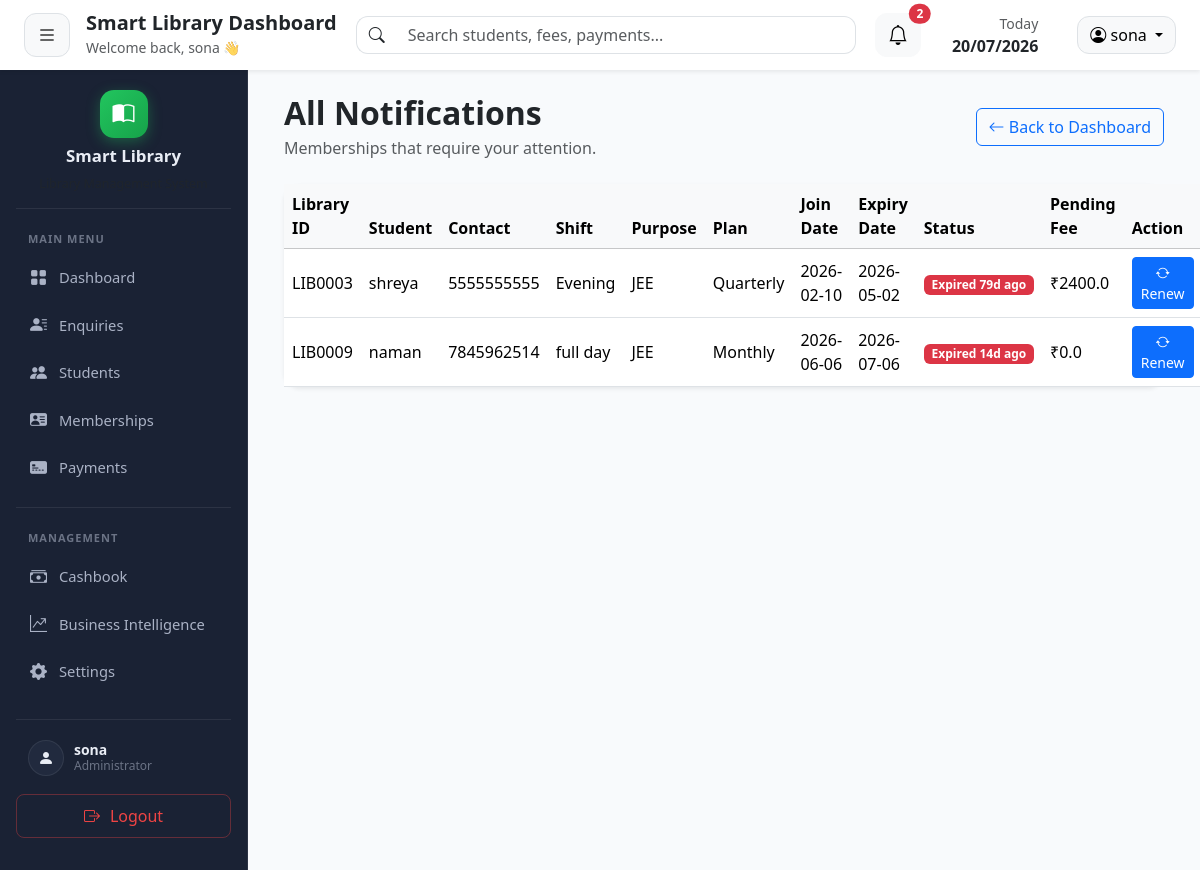
Page /notifications/ (signed in) on the committed database.
### tables this page shows
CREATE TABLE memberships (
    membership_id INTEGER PRIMARY KEY AUTOINCREMENT,
    student_id INTEGER NOT NULL,
    plan_name TEXT NOT NULL,
    joining_date DATE NOT NULL,
    duration_days INTEGER ,
    end_date DATE NOT NULL,
    total_fee REAL NOT NULL,
    paid_amount REAL DEFAULT 0,
    pending_amount REAL DEFAULT 0,
    remarks TEXT,
    membership_status TEXT DEFAULT 'Active',

    created_at TIMESTAMP DEFAULT CURRENT_TIMESTAMP,

    FOREIGN KEY(student_id)
    REFERENCES students(student_id)
);

CREATE TABLE "students" (
                student_id  INTEGER PRIMARY KEY AUTOINCREMENT,
                admin_id    INTEGER NOT NULL DEFAULT 1,
                enquiry_id  INTEGER,
                full_name   TEXT NOT NULL,
                mobile      TEXT NOT NULL,
                address     TEXT,
                id_proof    TEXT,
                purpose     TEXT,
                shift       TEXT,
                join_date   DATE,
                status      TEXT DEFAULT 'Active',
                created_at  TIMESTAMP DEFAULT CURRENT_TIMESTAMP,
                UNIQUE(mobile, admin_id)
            );

### routes/notification.py (the view)
@notification_bp.route("/")
@notification_bp.route("/<filter_type>")
def index(filter_type=None):
    if "admin_id" not in session:
        return redirect("/")
    admin_id = session["admin_id"]
    summary = get_notification_summary(admin_id)
    if filter_type in CATEGORY_META:
        notifications = summary["buckets"][filter_type]
        page_title = CATEGORY_META[filter_type]["page_title"]
    else:
        notifications = (
            summary["buckets"]["expired"]
            + summary["buckets"]["today"]
            + summary["buckets"]["tomorrow"]
            + summary["buckets"]["three_days"]
        )
        page_title = "All Notifications"
    return render_template(
        "notification/index.html",
        notifications=notifications,
        page_title=page_title,
        filter_type=filter_type
    )

### database/db.py (called while the page is built)
def get_connection():
    connection = sqlite3.connect(DATABASE_PATH)
    connection.row_factory = sqlite3.Row
    return connection

### templates/notification/index.html (shortened to what this page needs)
{% extends "layouts/base.html" %}
{% block content %}
<div class="container-fluid fade-up">
    <div class="d-flex justify-content-between align-items-center mb-4">
        <div>
            <h2 class="fw-bold mb-1">
                {{ page_title }}
            </h2>
            <p class="text-muted mb-0">
                Memberships that require your attention.
            </p>
        </div>
        <a
            href="{{ url_for('dashboard.dashboard') }}"
            class="btn btn-outline-primary">
            <i class="bi bi-arrow-left"></i>
            Back to Dashboard
        </a>
    </div>
    <div class="card border-0 shadow-sm rounded-4">
        <div class="card-body p-0">
            <table class="table table-hover align-middle mb-0">
                <thead class="table-light">
                    <tr>
                        <th>Library ID</th>
                        <th>Student</th>
                        <th>Contact</th>
                        <th>Shift</th>
                        <th>Purpose</th>
                        <th>Plan</th>
                        <th>Join Date</th>
                        <th>Expiry Date</th>
                        <th>Status</th>
                        <th>Pending Fee</th>
                        <th>Action</th>
                    </tr>
                </thead>
                <tbody>
                {% if notifications %}
                    {% for student in notifications %}
                    <tr>
                        <td>
                            LIB{{ "%04d"|format(student.student_id) }}
                        </td>
                        <td>
                            {{ student.full_name }}
                        </td>
                        <td>
                            {{ student.mobile }}
                        </td>
                        <td>
                            {{ student.shift or "-" }}
                        </td>
                        <td>
                            {{ student.purpose or "-" }}
                        </td>
                        <td>
                            {{ student.plan_name }}
                        </td>
                        <td>
                            {{ student.join_date or "-" }}
                        </td>
                        <td>
                            {{ student.end_date }}
                        </td>
                        <td>
                            {% if student.days_left == 0 %}
                                <span class="badge bg-success">Expires Today</span>
                            {% elif student.days_left == 1 %}
                                <span class="badge bg-warning text-dark">Expires Tomorrow</span>
                            {% elif student.days_left < 0 %}
                                <span class="badge bg-danger">
                                    Expired {{ -student.days_left }}d ago
                                </span>
                            {% else %}
                                <span class="badge bg-orange">
                                    {{ student.days_left }} Days Left
                                </span>
                            {% endif %}
                        </td>
                        <td>
                            ₹{{ student.pending_amount }}
                        </td>
                        <td>
                            <a
                                href="{{ url_for('membership.renew', student_id=student.student_id) }}"
                                class="btn btn-sm btn-primary">
                                <i class="bi bi-arrow-repeat"></i>
                                Renew
                            </a>
                        </td>
                    </tr>
                    {% endfor %}
                {% endif %}
                </tbody>
            </table>
        </div>
    </div>
</div>
{% endblock %}

### static/css/style.css (style rules this page uses)
.fade-up { animation:fadeUp .6s ease; }

### rows in the picture
memberships: full_name "shreya", mobile "5555555555", shift "Evening", purpose "JEE", plan_name "Quarterly", join_date "2026-02-10", end_date "2026-05-02", days_left "79", pending_amount "2400.0"
students: student_id "0003"
memberships: full_name "naman", mobile "7845962514", shift "full day", purpose "JEE", plan_name "Monthly", join_date "2026-06-06", end_date "2026-07-06", days_left "14", pending_amount "0.0"
students: student_id "0009"

### other values in the picture
{{ session.get('username', 'Admin') }} "sona"
{{ counts.total }} "2"
{{ page_title }} "All Notifications"
